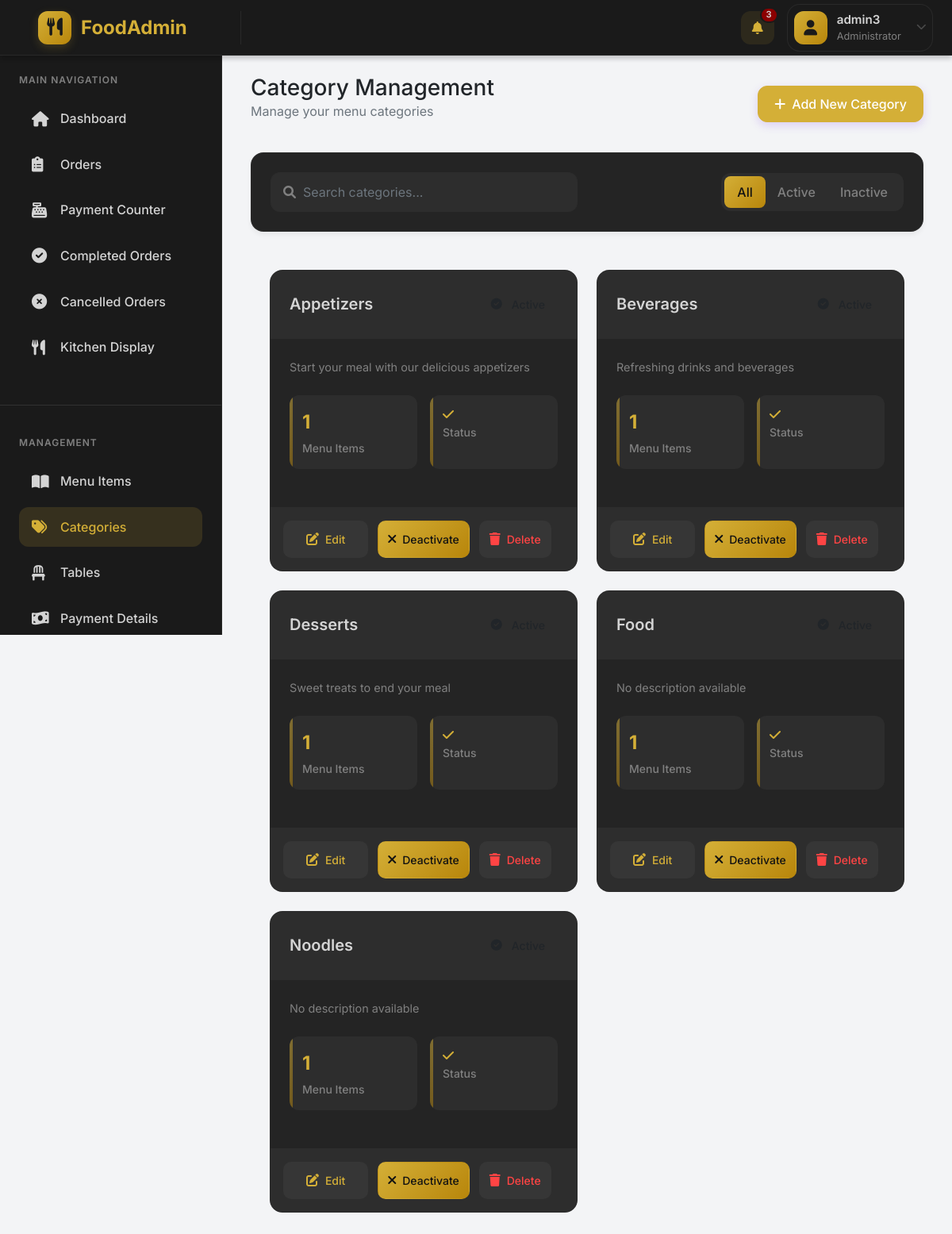
The page /admin/categories.php (signed in) on the database as committed earlier.
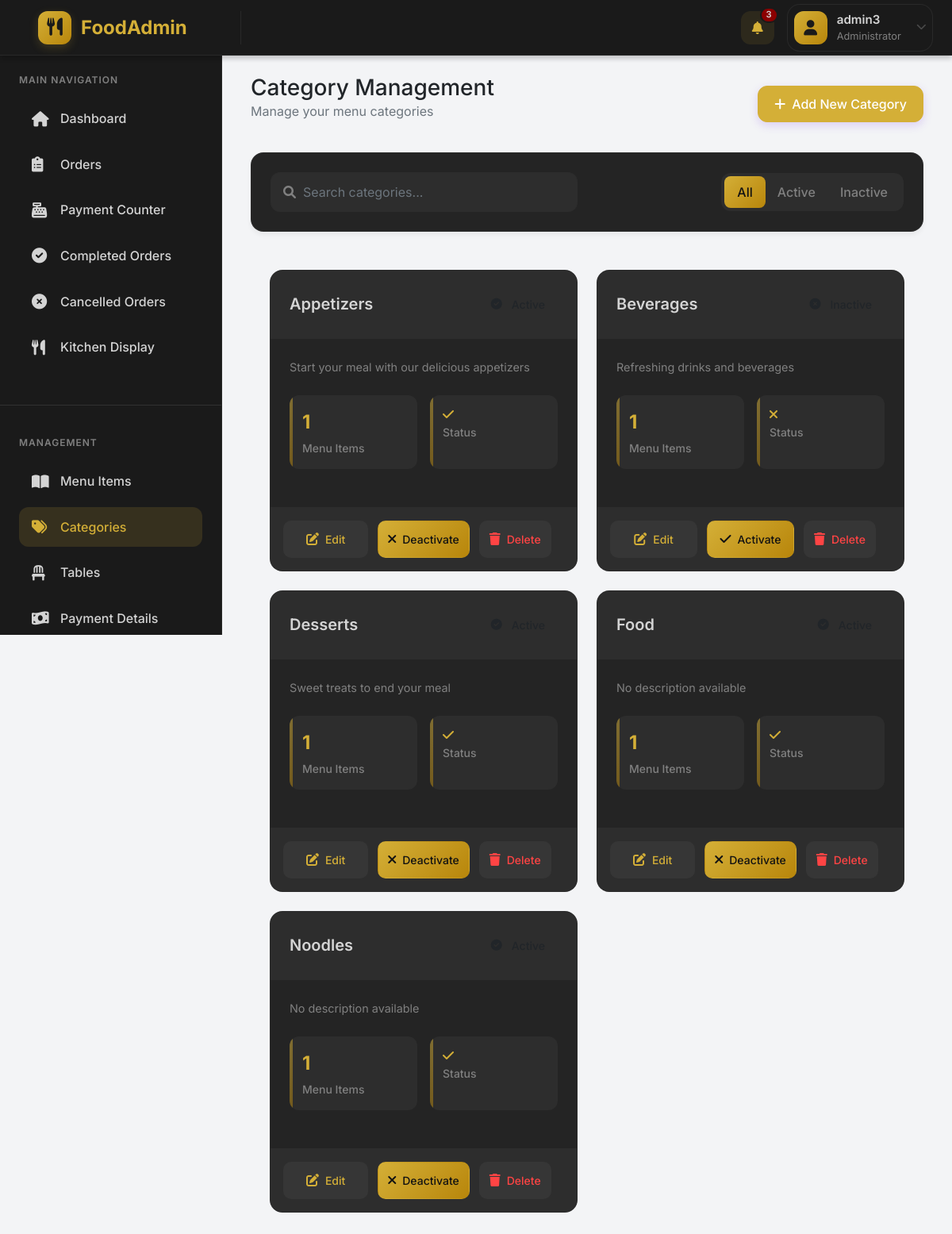
The same page on the database as committed later.
### tables this page shows
CREATE TABLE `categories` (
  `id` int(11) NOT NULL,
  `name` varchar(100) NOT NULL,
  `description` text DEFAULT NULL,
  `status` enum('active','inactive') DEFAULT 'active',
  `created_at` timestamp NULL DEFAULT current_timestamp(),
  `updated_at` timestamp NULL DEFAULT current_timestamp() ON UPDATE current_timestamp()
);

### classes/Model.php (called while the page is built, shortened)
<?php
class Model {
    public function __construct($db) {
        $this->db = $db;
    }
}
?>

### classes/Category.php (called while the page is built, shortened)
<?php
require_once 'Model.php';
class Category extends Model {
    protected $table = 'categories';
    public function getCategoryWithItemCount() {
        $query = "SELECT c.*, COUNT(m.id) as item_count
                  FROM " . $this->table . " c
                  LEFT JOIN menu_items m ON c.id = m.category_id
                  GROUP BY c.id
                  ORDER BY c.name";
        $stmt = $this->db->prepare($query);
        $stmt->execute();
        return $stmt->fetchAll(PDO::FETCH_ASSOC);
    }
}
?>

### admin/categories.php (the view, shortened to what this page needs)
<?php
require_once(__DIR__ . '/../classes/Category.php');
$database = new Database();
$db = $database->getConnection();
$categoryModel = new Category($db);
$categories = $categoryModel->getCategoryWithItemCount();
?>
<div class="container-fluid">
    <div class="d-flex justify-content-between align-items-center mb-4">
        <div>
            <h1 class="h3 mb-0">Category Management</h1>
            <p class="text-muted">Manage your menu categories</p>
        </div>
        <button class="btn btn-primary" data-bs-toggle="modal" data-bs-target="#addCategoryModal">
            <i class="fas fa-plus me-2"></i>Add New Category
        </button>
    </div>
    <div class="card mb-4">
        <div class="card-body">
            <div class="row align-items-center">
                <div class="col-md-6">
                    <div class="position-relative search-box">
                        <input type="text" class="form-control" id="categorySearch" placeholder="Search categories...">
                    </div>
                </div>
                <div class="col-md-6 text-md-end mt-3 mt-md-0">
                    <div class="btn-group" role="group">
                        <button type="button" class="btn btn-outline-primary active" data-filter="all">All</button>
                        <button type="button" class="btn btn-outline-primary" data-filter="active">Active</button>
                        <button type="button" class="btn btn-outline-primary" data-filter="inactive">Inactive</button>
                    </div>
                </div>
            </div>
        </div>
    </div>
    <div class="category-grid">
        <?php foreach ($categories as $category): ?>
        <div class="category-card category-item" data-status="<?php echo $category['status']; ?>">
            <div class="category-header">
                <h3 class="category-name">
                    <?php echo htmlspecialchars($category['name']); ?>
                </h3>
                <span class="category-status">
                    <i class="fas fa-<?php echo $category['status'] === 'active' ? 'check-circle' : 'times-circle'; ?> me-1"></i>
                </span>
            </div>
            <div class="category-body">
                <p class="category-description">
                    <?php echo htmlspecialchars($category['description'] ?: 'No description available'); ?>
                </p>
                <div class="category-stats">
                    <div class="stat-box">
                        <div class="stat-value"><?php echo $category['item_count']; ?></div>
                        <div class="stat-label">Menu Items</div>
                    </div>
                    <div class="stat-box">
                        <div class="stat-value">
                            <i class="fas fa-<?php echo $category['status'] === 'active' ? 'check' : 'times'; ?>"></i>
                        </div>
                        <div class="stat-label">Status</div>
                    </div>
                </div>
            </div>
            <div class="category-actions">
                <button type="button" class="action-btn btn-edit"
                        data-bs-toggle="modal"
                        data-bs-target="#editCategoryModal"
                        data-category='<?php echo json_encode($category); ?>'>
                    <i class="fas fa-edit"></i>
                    Edit
                </button>
                <form method="POST" class="d-inline flex-grow-1">
                    <button type="submit" class="action-btn btn-toggle w-100">
                        <i class="fas fa-<?php echo $category['status'] === 'active' ? 'times' : 'check'; ?>"></i>
                        <?php echo $category['status'] === 'active' ? 'Deactivate' : 'Activate'; ?>
                    </button>
                </form>
                <form method="POST" class="d-inline" onsubmit="return confirm('Are you sure you want to delete this category?');">
                    <button type="submit" class="action-btn btn-delete">
                        <i class="fas fa-trash"></i>
                        Delete
                    </button>
                </form>
            </div>
        </div>
        <?php endforeach; ?>
    </div>
</div>
<?php
include 'includes/layout.php';
?>

Rows that differ between the two databases and show on the page:
changed categories "Beverages": status "Deactivate" → "Activate"
